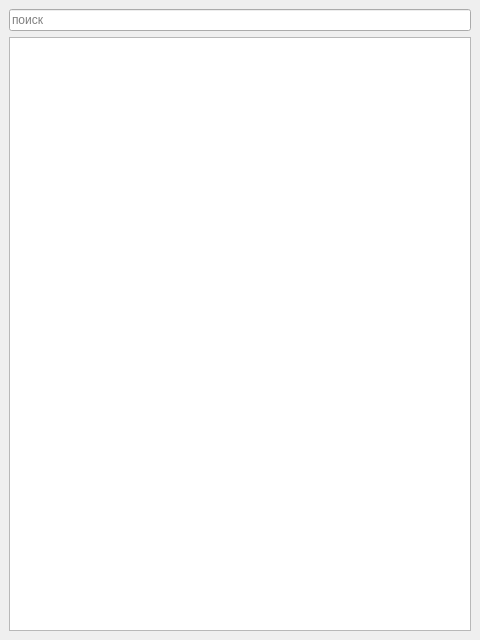
<?xml version="1.0" encoding="UTF-8"?>
<ui version="4.0">
 <class>MainWindow</class>
 <widget class="QMainWindow" name="MainWindow">
  <property name="geometry">
   <rect>
    <x>0</x>
    <y>0</y>
    <width>480</width>
    <height>640</height>
   </rect>
  </property>
  <property name="windowTitle">
   <string>MainWindow</string>
  </property>
  <widget class="QWidget" name="centralwidget">
   <layout class="QVBoxLayout" name="verticalLayout">
    <item>
     <widget class="QLineEdit" name="lineEdit">
      <property name="placeholderText">
       <string>поиск</string>
      </property>
     </widget>
    </item>
    <item>
     <widget class="QTableWidget" name="tableWidget"/>
    </item>
   </layout>
  </widget>
 </widget>
 <resources/>
 <connections/>
</ui>
